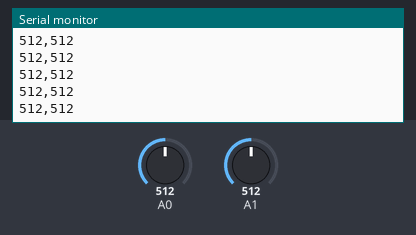
The sketch below on a simulated Arduino Uno, built with avr-gcc and run on an emulated ATmega328P. On the bench: the last lines printed to the serial monitor. The inputs (shaded band) are chosen by the test bench; at power-on: A0 = 512, A1 = 512.

Above: at 1.7 s.
1.8 s: A0 set to 981
At 2.8 s:
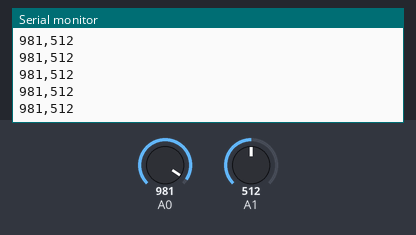
3.3 s: A0 set to 1010
At 4.0 s:
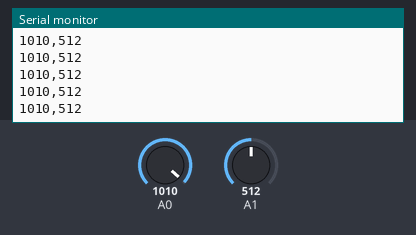
Timing chart, 0 to 6.3 s (numbered marks = the images above; inputs shaded):
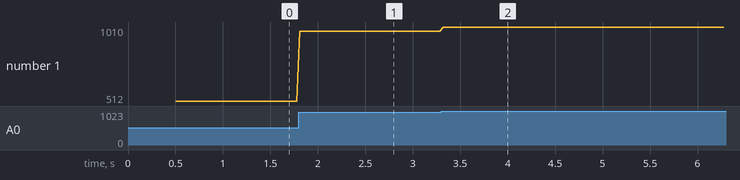

The sketch:

arduino_demo.ino
```cpp
// QVis Prosthetic — Dual Potentiometer Serial Bridge
// =====================================================
// Pot 1 (A0): "Limb-Shift" knob — drives drift magnitude in the backend.
//             Value 0–1023 maps to [0, 1] → pot_value in telemetry.inject_drift().
//             Crossing the backend threshold (default 0.30) fires a full cycle.
//
// Pot 2 (A1): "Comfort-Target" knob — defines what "comfortable" pressure
//             means for the patient. Instead of a hardcoded 8–12 kPa target,
//             this knob dynamically adjusts the pressure baseline.
//             Value 0–1023 maps to [0, 1] → target range in telemetry.py.
//
// Output format: "pot1,pot2\n" at ~30 Hz, 9600 baud, 8N1.
// Each line contains two comma-separated integers (0–1023).
//
// Wiring:
//   Pot 1: 5V → outer lug, GND → outer lug, A0 → wiper
//   Pot 2: 5V → outer lug, GND → outer lug, A1 → wiper
//
// Upload: Arduino IDE → Board "Arduino Uno" → Upload
// Verify: Serial Monitor at 9600 baud → "512,340\n" lines scrolling.

void setup() {
  Serial.begin(9600);
  // Small settling delay so the serial port is ready before the host
  // starts requesting data (especially on Windows COM port open).
  delay(500);
}

void loop() {
  int pot1 = analogRead(A0);  // 0–1023, limb-shift drift
  int pot2 = analogRead(A1);  // 0–1023, comfort-target baseline

  Serial.print(pot1);
  Serial.print(",");
  Serial.println(pot2);

  delay(33);  // ~30 Hz sample rate
}
```

Measured:
- after the input at 1.8 s, the serial monitor: prints a new line at once (image 1)
- after the input at 3.3 s, the serial monitor: prints a new line at once (image 2)
- plotted number 1: 512 → 981 after the input at 1.8 s, 981 → 1010 after the input at 3.3 s
